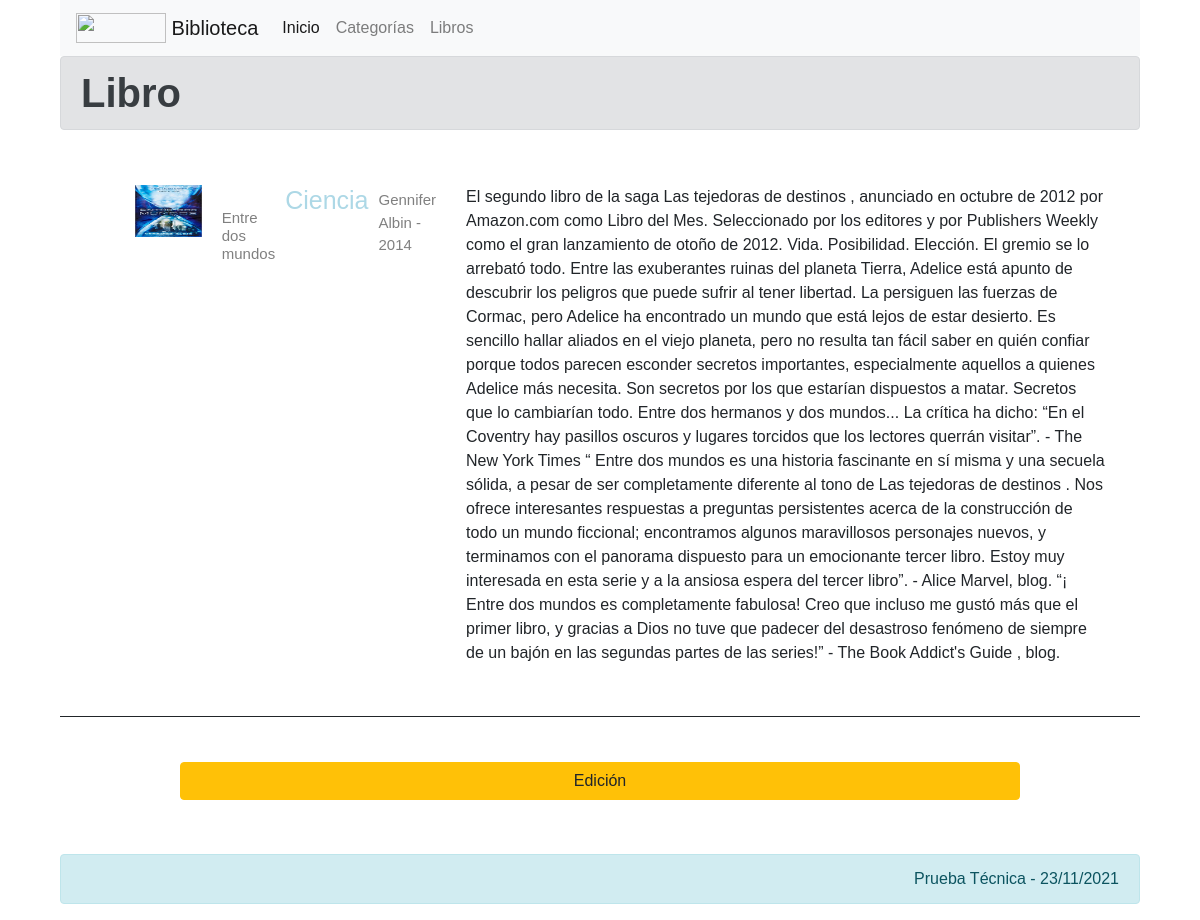
Page /books/view-book/3 on the committed database.
### libros/models.py (models this page shows)
class Book(models.Model):
    title= models.CharField(max_length=150, verbose_name='Titulo', null=False, blank=False)
    description= models.CharField(max_length=255, verbose_name='Descripción', null=False, blank=False)
    author= models.CharField(max_length=100, verbose_name='Autor', null=False, blank=False)
    year= models.CharField(max_length=4, verbose_name='Año', null=False, blank=False)
    front= models.ImageField(default=None, verbose_name='Portada', null=False, blank=False, upload_to='portadas')
    categories= models.ManyToManyField(Category, verbose_name='Categorías', null=False, blank=False, related_name="books")
    class Meta:
        verbose_name= 'Libro'
        verbose_name_plural = 'Libros'

class Category(models.Model):
    name= models.CharField(max_length=100, verbose_name='Nombre', null=False, blank=False)
    description = models.CharField(max_length=255, verbose_name='Descripción', null=False, blank=False)
    create_at= models.DateTimeField(auto_now_add=True, verbose_name="Creado el")
    class Meta:
        verbose_name= 'Categoría'
        verbose_name_plural = 'Categorías'
    def __str__(self):
        return self.name

### libros/views.py (the view)
# urls.py: path('books/view-book/<int:book_id>', views.book, name="book"),
def book(request, book_id):
    book = get_object_or_404(Book, id=book_id)
    categories = Category.objects.all
    return render(request, 'books/addEdition.html', {
        'book': book,
        'categories': categories,
        'title': 'Libro',
        'button': 'Editar',
        'edition': book_id,
        'show_edition': 'd-none',
        'required': ''
    })

### libros/templates/books/addEdition.html (shortened to what this page needs)
{% extends 'layouts/layout.html' %}
{% block content %}
    <h1 class="title alert alert-secondary alert-link">{{title}} </h1>
    {% if edition != 0 %}
        {% include 'books/book.html' with book=book nolink=1 delete='d-none' %}
        <div class="col-sm-12 text-center">
            <button id="btnEdition" class="btn btn-warning" type="button" typeevent="0">Edici&oacute;n</button>
        </div>
    {% endif %}
{% endblock %}

### libros/templates/books/book.html (shortened to what this page needs)
        <book class="book-item">
            {% if book.front != 'null' and book.front.url|length >= 1 %}
                <div class="image">
                    <img src={{book.front.url}} />
                </div>
            {% endif %}
            <div class="data">
                <h5>
                    {% if nolink == 0 %}
                        <a class="select-element" href="{% url 'book' book.id %}">{{book.title}} </a>
                    {% else %}
                        <span class="nameElement">{{book.title}}</span>
                    {% endif %}
                </h5>
                <h5>
                    {% for category in book.categories.all %}
                        <a class="select-other-element categories" href="{% url 'category' category.id %} ">{{category}} </a>
                    {% endfor %}
                </h5>
                <span class"date">
                    {{book.author}} - {{book.year}}
                </span>
                <p {% if nolink != 1 %} class="textcut" {% endif %}>
                    {{book.description| safe}}
                </p>
            </div>
        </book>

### iniapp/static/css/style.css (style rules this page uses)
* { margin: 0px; padding: 0px; font-family: Arial, Helvetica, sans-serif; text-decoration: none; }
.select-other-element { text-decoration: none; color: lightblue; }
.category-item, .book-item { margin-bottom: 20px; margin-top: 20px; padding: 15px; border-bottom: 1px solid; clear: both; display: flex; }
.category-item .data, .book-item .data { float: left; padding: 15px; padding-top: 0; display: contents; }
.book-item .image { padding: 20px 60px 0; }
.book-item img { width: 200px; height: 200px; }
.category-item h2, .book-item h5 { font-size: 25px; color: #333; margin-bottom: 10px; padding: 20px 0; max-width: 126px; }
.category-item span, .book-item span { font-size: 15px; color: gray; margin-bottom: 10px; display: block; padding: 24px 10px; max-width: 150px; }
.category-item p, .book-item p { padding: 20px; max-width: 680px; }
.btn.btn-primary, .btn.btn-warning, .btn.btn-danger { width: 80%; margin-top: 25px; }
@media (max-width: 1200px) { .book-item img { width: 400%; height: 10%; } }

### rows in the picture
Book: front (picture), title "Entre dos mundos", author "Gennifer Albin", year "2014", description "El segundo libro de la saga Las tejedoras de destinos , anunciado en octubre de 2012 por Amazon.com como Libro del Mes. Seleccionado por los editores y por Publishers Weekly como el gran lanzamiento de otoño de 2012. Vida. Posibilidad. Elección. El gremio se lo arrebató todo. Entre las exuberantes ruinas del planeta Tierra, Adelice está apunto de descubrir los peligros que puede sufrir al tener libertad. La persiguen las fuerzas de Cormac, pero Adelice ha encontrado un mundo que está lejos de estar desierto. Es sencillo hallar aliados en el viejo planeta, pero no resulta tan fácil saber en quién confiar porque todos parecen esconder secretos importantes, especialmente aquellos a quienes…"
Category: name "Ciencia"

### other values in the picture
{{ title }} "Libro"
